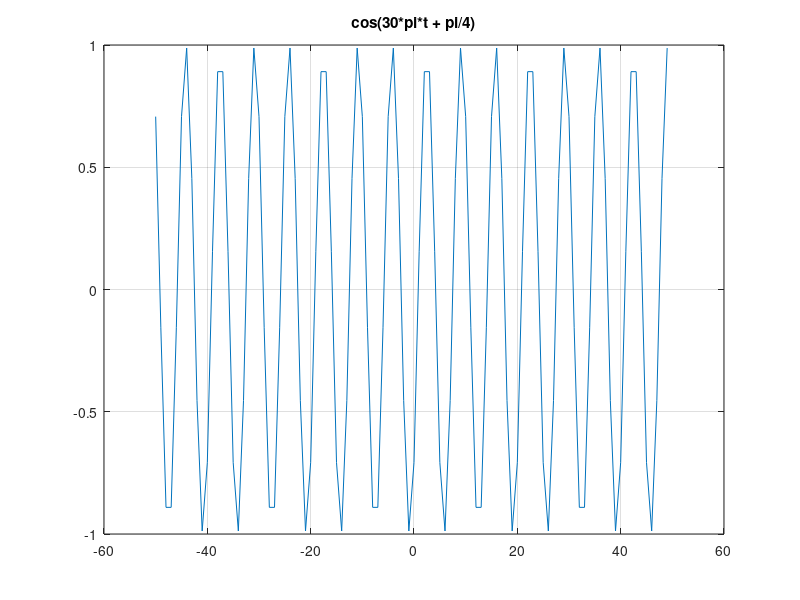
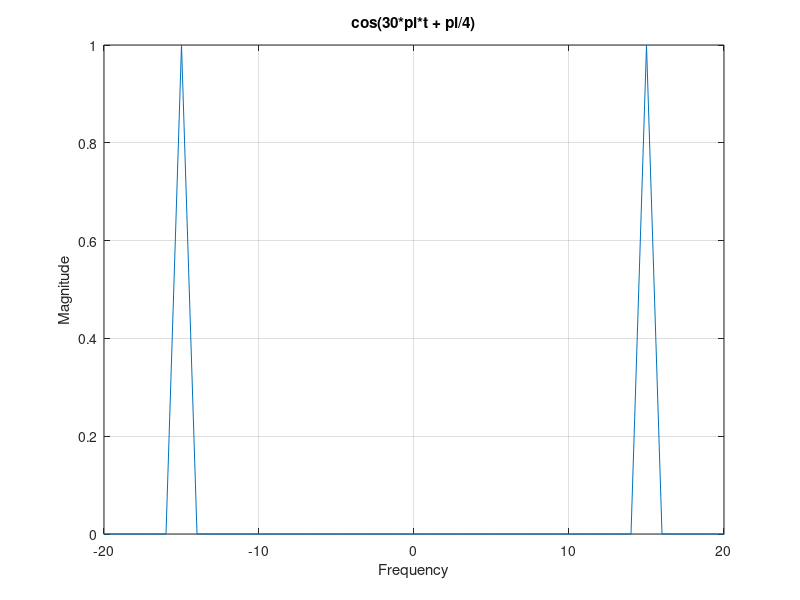
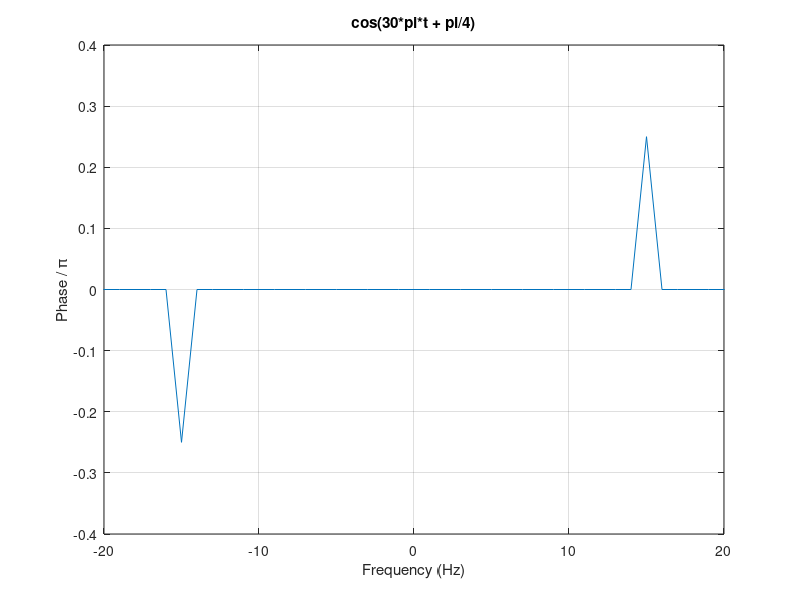

The MATLAB script that drew these images, in order:
fs = 100;
tstart = 0;
tend = 1;
t = tstart:1/fs:tend-1/fs;
N = length(t);
f = -fs/2:fs/N:fs/2-fs/N;

x1 = cos(30*pi*t + pi/4);
plot(f, x1);
grid on;
title("cos(30*pi*t + pi/4)");

figure;
y = fftshift(fft(x1));
y = y / max(abs(y));
plot(f, abs(y));
grid on;
title("cos(30*pi*t + pi/4)");
xlabel("Frequency");
ylabel("Magnitude");
xlim([-20 20]);

figure;
tol = 1e-6;
y(abs(y) < tol) = 0;
theta = angle(y);
plot(f,theta/pi);
grid on;
title("cos(30*pi*t + pi/4)");
xlabel 'Frequency (Hz)'
ylabel 'Phase / \pi'
xlim([-20 20]);